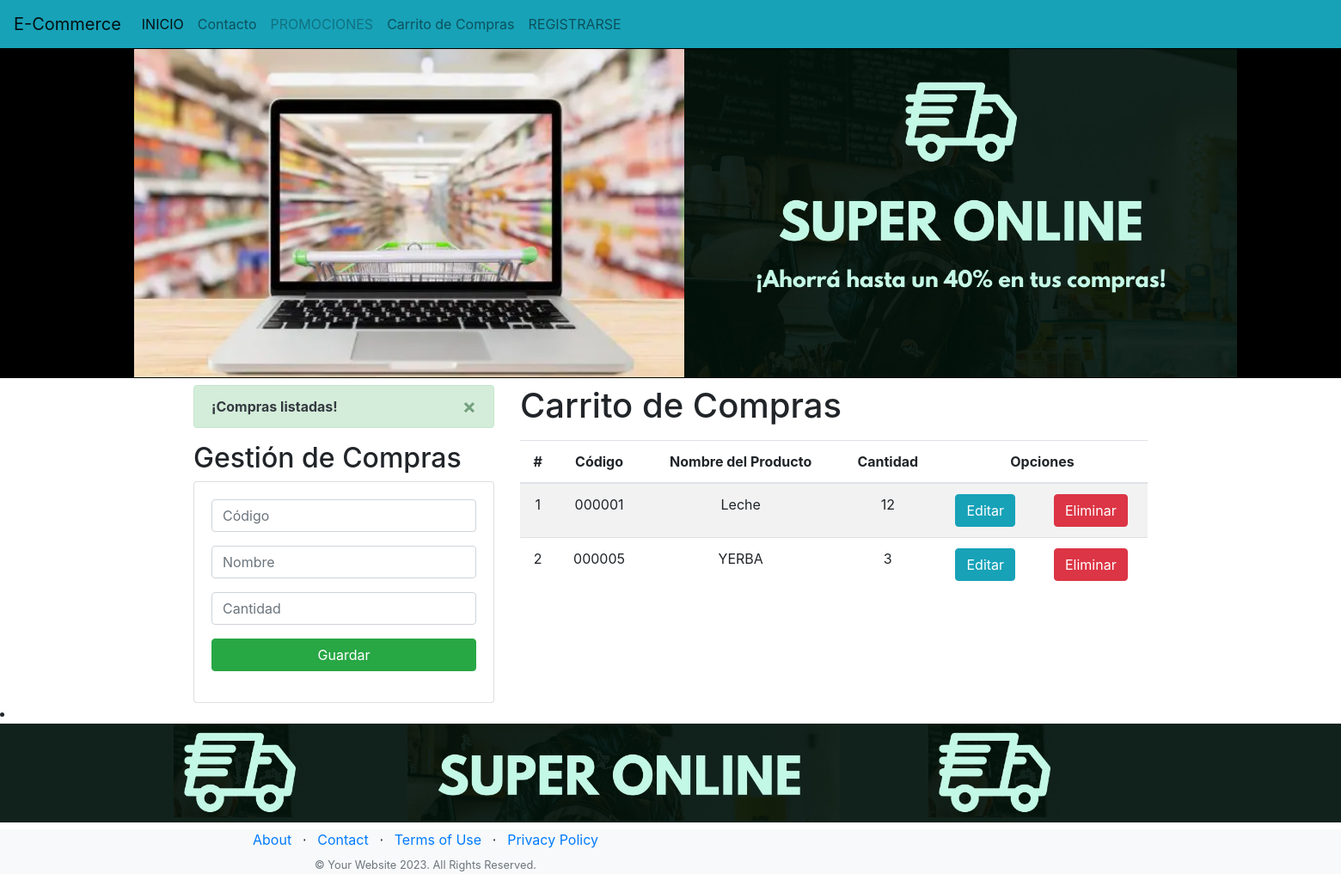
Before: / with the older database file.
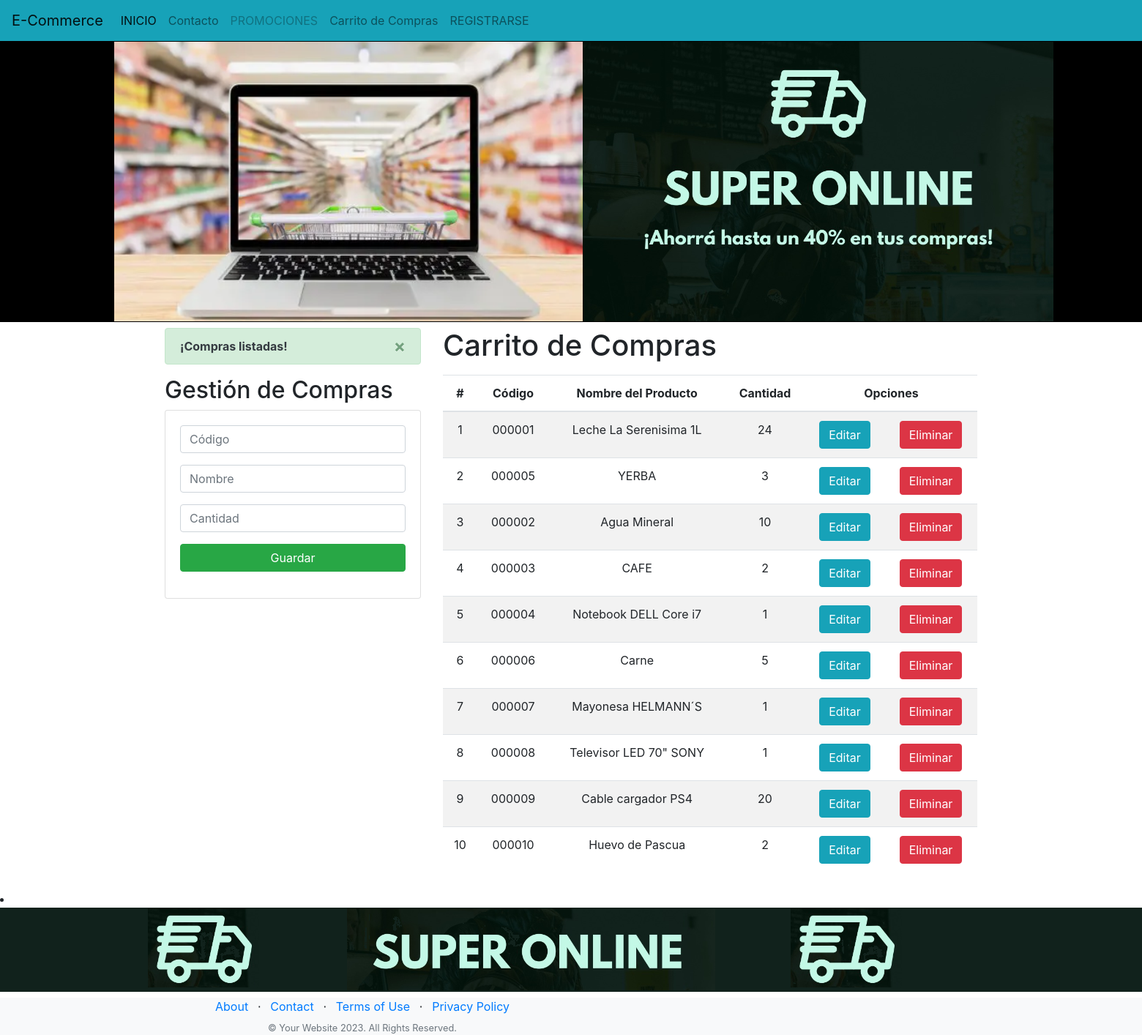
After: the same page with the newer database file.
### Aplicaciones/models.py (models this page shows, shortened)
class Compra(models.Model):
    codigo = models.CharField(primary_key=True, max_length=6)
    nombre = models.CharField(max_length=50)
    cantidad = models.PositiveSmallIntegerField()

### Aplicaciones/views.py (the view)
# urls.py: path('', views.home),
def home(request):
    compraListados = Compra.objects.all()
    messages.success(request, '¡Compras listadas!')
    return render(request, "GestionCompras.html", {"compra": compraListados})

### Aplicaciones/templates/GestionCompras.html (shortened to what this page needs)
{% extends "./base.html" %}
{% block body %}
<div class="row">
    <div class="col-sm-12 col-md-6 col-lg-4 col-xl-4">
        {% if messages %}
        {% for message in messages %}
        <div class="alert alert-dismissible alert-success">
            <button type="button" class="close" data-dismiss="alert">&times;</button>
            <strong class="text-dark">{{ message }}</strong>
        </div>
        {% endfor %}
        {% endif %}
        <h2>Gestión de Compras</h2>
        <div class="card">
            <div class="card-body">
                <form action="/registrarCompra/" method="POST">{% csrf_token %}
                    <div class="form-group">
                        <input type="text" id="txtCodigo" name="txtCodigo" class="form-control" placeholder="Código"
                            minlength="6" maxlength="6" required>
                    </div>
                    <div class="form-group">
                        <input type="text" id="txtNombre" name="txtNombre" class="form-control" placeholder="Nombre"
                            maxlength="50" required>
                    </div>
                    <div class="form-group">
                        <input type="text" id="numCantidad" name="numCantidad" class="form-control" placeholder="Cantidad" min="1" max="9"
                            required>
                    </div>
                    <div class="form-group">
                        <button type="submit" class="btn btn-success btn-block text-white">Guardar</button>
                    </div>
                </form>
            </div>
        </div>
    </div>
    <div class="col-sm-12 col-md-6 col-lg-8 col-xl-8">
        <h1>Carrito de Compras</h1>
        <div class="table-responsive py-2">
            <table class="table table-striped">
                <thead>
                    <tr>
                        <th>#</th>
                        <th>Código</th>
                        <th>Nombre del Producto</th>
                        <th>Cantidad</th>
                        <th colspan="2">Opciones</th>
                    </tr>
                </thead>
                <tbody>
                    {% for compra in compra %}
                    <tr>
                        <td>{{forloop.counter}}</td>
                        <td>{{compra.codigo}}</td>
                        <td>{{compra.nombre}}</td>
                        <td>{{compra.cantidad}}</td>
                        <td><a href="edicionCompra/{{compra.codigo}}" class="btn btn-info">Editar</a></td>
                        <td><a href="eliminarCompra/{{compra.codigo}}" class="btn btn-danger btnEliminacion">Eliminar</a></td>
                    </tr>
                    {% endfor %}
                </tbody>
            </table>
        </div>
    </div>
</div>
{% endblock %}

### Aplicaciones/templates/base.html (shortened to what this page needs)
<!DOCTYPE html>
{% load static %}
<html lang="en">
<head>
    {% load static %}
    <link rel="stylesheet" href="https://cdn.jsdelivr.net/npm/bootstrap@4.5.3/dist/css/bootstrap.min.css"
>
    <link rel="stylesheet" href="{% static 'css/gestionCompra.css' %}">
</head>
<body>
    <nav class="navbar navbar-expand-lg navbar-light bg-info">
        <a class="navbar-brand" href="#">E-Commerce</a>
        <div class="collapse navbar-collapse" id="navbarNav">
          <ul class="navbar-nav">
            <li class="nav-item active">
              <a class="nav-link" href="#">INICIO <span class="sr-only">(current)</span></a>
            </li>
            <li class="nav-item">
              <a class="nav-link" href="#">Contacto</a>
            </li>
            <li class="nav-item">
                <a class="nav-link disabled" href="#" tabindex="-1" aria-disabled="true">PROMOCIONES</a>
              </li>
            <li class="nav-item">
              <a class="nav-link" href="#">Carrito de Compras</a>
              <li class="nav-item">
                <a class="nav-link" href="#">REGISTRARSE</a>
            </li>
          </ul>
        </div>
      </nav>
      <h4>
        <img src="{% static 'imagenes/ecommerce.jpg' %}" alt="Ecommerce">
      </h4>
    <div class="container">
        {% block body %}
        {% endblock %}
    </div>
    <body>
      <li>
        <h4>
          <img src="{% static 'imagenes/ecommerce_barra.png' %}" alt="Ecommerce">
        </h4>
      <footer class="footer bg-light">
        <div class="container">
            <div class="row">
                <div class="col-lg-6 h-100 text-center text-lg-start my-auto">
                    <ul class="list-inline mb-2">
                        <li class="list-inline-item"><a href="#!">About</a></li>
                        <li class="list-inline-item">⋅</li>
                        <li class="list-inline-item"><a href="#!">Contact</a></li>
                        <li class="list-inline-item">⋅</li>
                        <li class="list-inline-item"><a href="#!">Terms of Use</a></li>
                        <li class="list-inline-item">⋅</li>
                        <li class="list-inline-item"><a href="#!">Privacy Policy</a></li>
                    </ul>
                    <p class="text-muted small mb-4 mb-lg-0">&copy; Your Website 2023. All Rights Reserved.</p>
                </div>
                <div class="col-lg-6 h-100 text-center text-lg-end my-auto">
                    <ul class="list-inline mb-0">
                    </ul>
                </div>
            </div>
        </div>
      </footer>
      </li>
    </body>
</body>
</html>

### Aplicaciones/static/css/gestionCompra.css (style rules this page uses)
th, td { text-align: center; vertical-align: middle; }

Changed rows visible on the page:
changed Compra id 000001: nombre "Leche" → "Leche La Serenisima 1L"; cantidad "12" → "24"
added Compra: codigo "000002", nombre "Agua Mineral", cantidad "10"
added Compra: codigo "000003", nombre "CAFE", cantidad "2"
added Compra: codigo "000004", nombre "Notebook DELL Core i7", cantidad "1"
added Compra: codigo "000006", nombre "Carne", cantidad "5"
added Compra: codigo "000007", nombre "Mayonesa HELMANN´S", cantidad "1"
added Compra: codigo "000008", nombre "Televisor LED 70\" SONY", cantidad "1"
added Compra: codigo "000009", nombre "Cable cargador PS4", cantidad "20"
added Compra: codigo "000010", nombre "Huevo de Pascua", cantidad "2"
